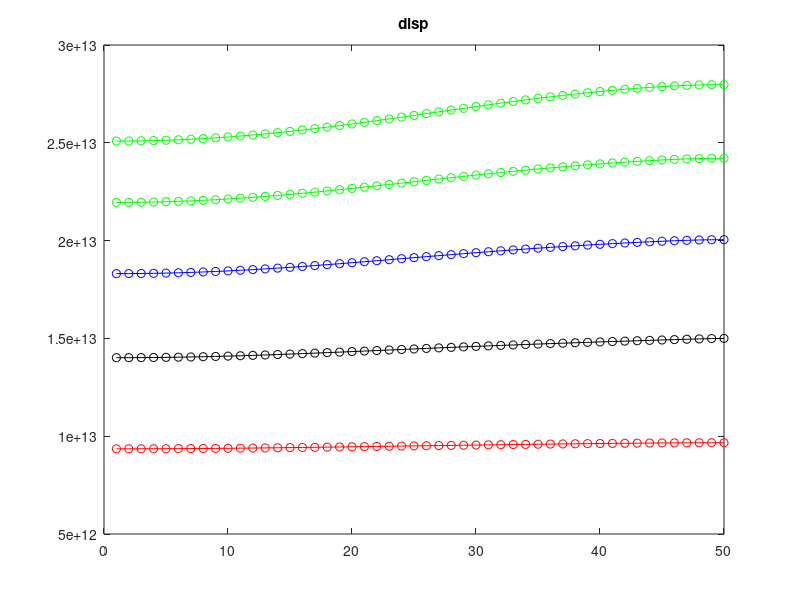
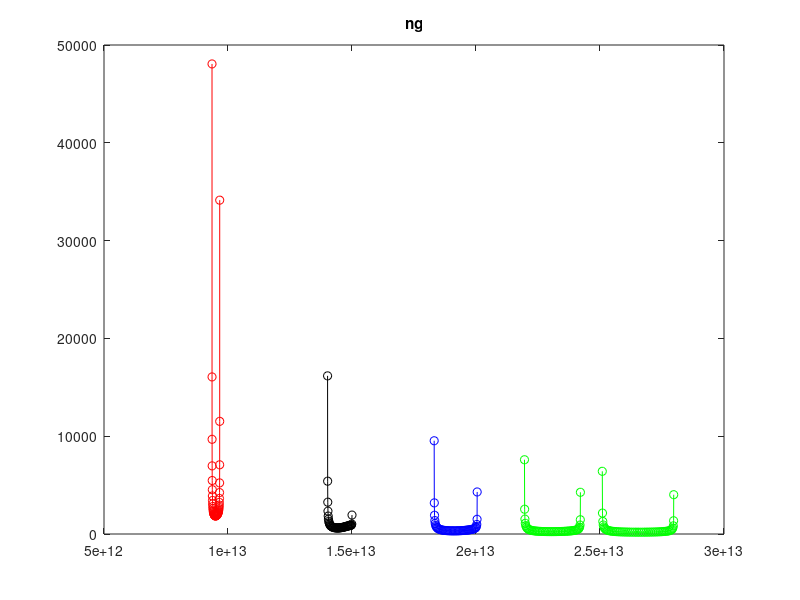
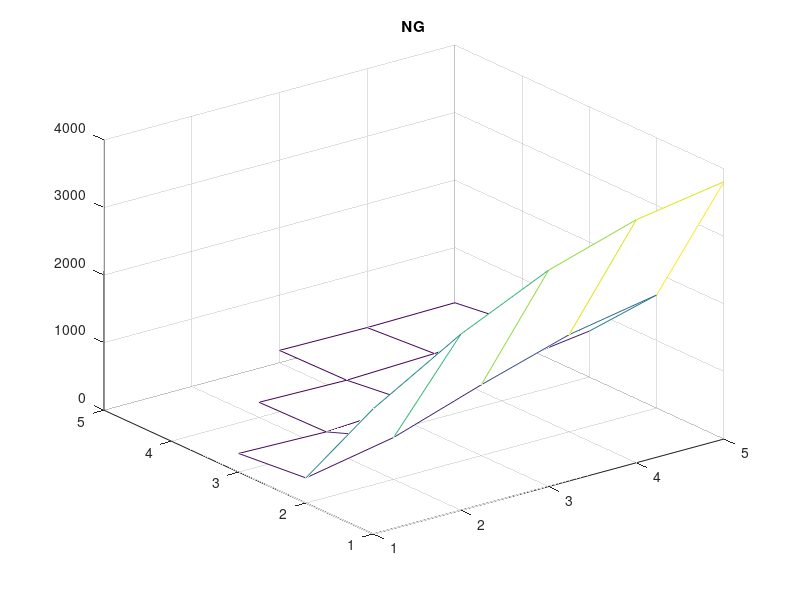
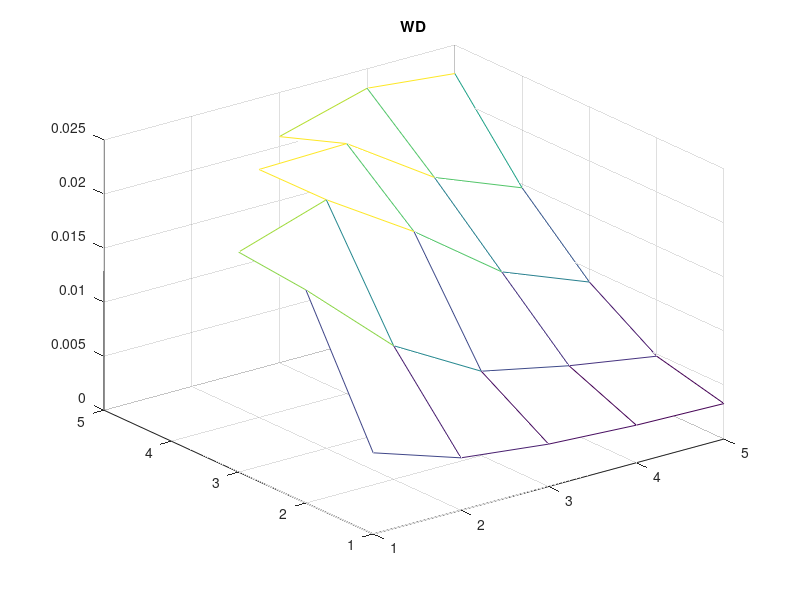

Source code (MATLAB) for these figures, in order:
clear;clc;
absPath = 'D:\Research\research\paper\slowlight waveguide\simulation\mosttmp_work\dataStore\voltage';

fileName = 'mosttmp_bs_bandmap_te__slice_';


c = 3e8;
a = 0.4e-6;

FR = 5;
DZ = 5;
DK = 49;
% Z = zeros(FR,DZ,50);% 1st. <firstRatioR> 0.08 to 0.2 R   2nd. <deltaZ> -0.035 to 0.035 0.0980(39)    
% for i=1:FR
%     for j=1:DZ
%         path = [absPath,'\',fileName,int2str(i-1),'_',int2str(j-1),'.dat'];
%         A = load(path);
%         Z(i,j,:) = A(:,267);
%     end
% end
% 
% 
% 
% ZNG = zeros(FR,DZ,DK);
% NG = zeros(FR,DZ);
% WD = NG;
% NDBP = NG;
% MF = NG;
% 
% for i=1:FR
%     for j=1:DZ
%         temp = zeros(1,DK);
%         for m=1:DK
%             
%             df = (Z(i,j,m+1)-Z(i,j,m))*c/a;
%             dk = 0.5/DK*(2*pi)/a;
%             temp(m) = dk/df*c/(2*pi)*2.2;
%             ZNG(i,j,:) = temp(:);
%             if(min(temp>0))
%                 NG(i,j) = min(temp);
%                 MF(i,j) = Z(i,j,temp == NG(i,j))*c/a*1e-12;
%                 th = NG(i,j)*1.06;
%                 index = find(temp<=th);
%                 wd = (Z(i,j,index(end))*c/a) - (Z(i,j,index(1))*c/a);
%                 f0 = (Z(i,j,index(end))*c/a) + (Z(i,j,index(1))*c/a)/2;
%                 WD(i,j) = wd/f0;
%                 NDBP(i,j) = WD(i,j)*NG(i,j);
%             else
%                 NG(i,j) = NaN;
%                 WD(i,j) = NaN;
%                 NDBP(i,j)= NaN;
%                 MF(i,j) = NaN;
%             end                      
%         end
%     end
% end
% 
% 



load('data_after_pros_voltage.mat');
x=1:FR;y=1:DZ;
[X,Y] = meshgrid(x,y);
figure(3);mesh(X,Y,NG');title('NG');
figure(4);mesh(X,Y,WD');hold on;title('WD');
figure(5);mesh(X,Y,NDBP'); title('NDBP');
figure(6);mesh(X,Y,MF'); title('MF');


disp = zeros(1,50);
disp(1,:) = Z(1,1,:)*c/a;
NGg = zeros(1,DK);
NGg(1,:) = ZNG(1,1,:);
figure(1);
plot(disp,'r');hold on;plot(disp,'ro');hold on;title('disp');
figure(2);
plot(disp(1,2:end),NGg,'r');hold on;plot(disp(1,2:end),NGg,'ro');hold on;title('ng');

disp = zeros(1,50);
disp(1,:) = Z(2,2,:)*c/a;
NGg = zeros(1,DK);
NGg(1,:) = ZNG(2,2,:);
figure(1);
plot(disp,'k');hold on;plot(disp,'ko');hold on;title('disp');
figure(2);
plot(disp(1,2:end),NGg,'k');hold on;plot(disp(1,2:end),NGg,'ko');hold on;title('ng');


disp = zeros(1,50);
disp(1,:) = Z(3,3,:)*c/a;
NGg = zeros(1,DK);
NGg(1,:) = ZNG(3,3,:);
figure(1);
plot(disp,'b');hold on;plot(disp,'bo');hold on;title('disp');
figure(2);
plot(disp(1,2:end),NGg,'b');hold on;plot(disp(1,2:end),NGg,'bo');hold on;title('ng');

disp = zeros(1,50);
disp(1,:) = Z(4,4,:)*c/a;
NGg = zeros(1,DK);
NGg(1,:) = ZNG(4,4,:);
figure(1);
plot(disp,'g');hold on;plot(disp,'go');hold on;title('disp');
figure(2);
plot(disp(1,2:end),NGg,'g');hold on;plot(disp(1,2:end),NGg,'go');hold on;title('ng');

disp = zeros(1,50);
disp(1,:) = Z(5,5,:)*c/a;
NGg = zeros(1,DK);
NGg(1,:) = ZNG(5,5,:);
figure(1);
plot(disp,'g');hold on;plot(disp,'go');hold on;title('disp');
figure(2);
plot(disp(1,2:end),NGg,'g');hold on;plot(disp(1,2:end),NGg,'go');hold on;title('ng');



